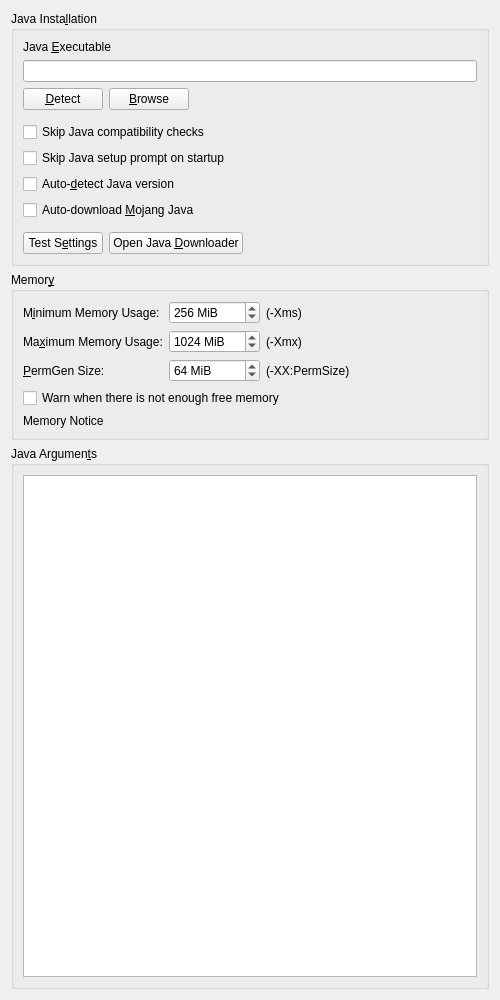
<?xml version="1.0" encoding="UTF-8"?>
<ui version="4.0">
 <class>JavaSettingsWidget</class>
 <widget class="QWidget" name="JavaSettingsWidget">
  <property name="geometry">
   <rect>
    <x>0</x>
    <y>0</y>
    <width>500</width>
    <height>1000</height>
   </rect>
  </property>
  <property name="windowTitle">
   <string>Form</string>
  </property>
  <layout class="QVBoxLayout" name="verticalLayout" stretch="0,0,1">
   <item>
    <widget class="QGroupBox" name="javaInstallationGroupBox">
     <property name="enabled">
      <bool>true</bool>
     </property>
     <property name="title">
      <string>Java Insta&amp;llation</string>
     </property>
     <property name="checkable">
      <bool>false</bool>
     </property>
     <property name="checked">
      <bool>false</bool>
     </property>
     <layout class="QGridLayout" name="gridLayout_2">
      <item row="7" column="0">
       <widget class="QCheckBox" name="autodetectJavaCheckBox">
        <property name="text">
         <string>Auto-&amp;detect Java version</string>
        </property>
       </widget>
      </item>
      <item row="2" column="0">
       <layout class="QHBoxLayout" name="horizontalLayout">
        <item>
         <widget class="QPushButton" name="javaDetectBtn">
          <property name="text">
           <string>&amp;Detect</string>
          </property>
         </widget>
        </item>
        <item>
         <widget class="QPushButton" name="javaBrowseBtn">
          <property name="text">
           <string>&amp;Browse</string>
          </property>
         </widget>
        </item>
        <item>
         <spacer name="horizontalSpacer">
          <property name="orientation">
           <enum>Qt::Orientation::Horizontal</enum>
          </property>
          <property name="sizeHint" stdset="0">
           <size>
            <width>40</width>
            <height>20</height>
           </size>
          </property>
         </spacer>
        </item>
       </layout>
      </item>
      <item row="10" column="0">
       <layout class="QHBoxLayout" name="horizontalLayout_4">
        <item>
         <widget class="QPushButton" name="javaTestBtn">
          <property name="text">
           <string>Test S&amp;ettings</string>
          </property>
         </widget>
        </item>
        <item>
         <widget class="QPushButton" name="javaDownloadBtn">
          <property name="text">
           <string>Open Java &amp;Downloader</string>
          </property>
         </widget>
        </item>
        <item>
         <spacer name="horizontalSpacer_7">
          <property name="orientation">
           <enum>Qt::Orientation::Horizontal</enum>
          </property>
          <property name="sizeHint" stdset="0">
           <size>
            <width>0</width>
            <height>0</height>
           </size>
          </property>
         </spacer>
        </item>
       </layout>
      </item>
      <item row="9" column="0">
       <spacer name="verticalSpacer_4">
        <property name="orientation">
         <enum>Qt::Orientation::Vertical</enum>
        </property>
        <property name="sizeType">
         <enum>QSizePolicy::Policy::Fixed</enum>
        </property>
        <property name="sizeHint" stdset="0">
         <size>
          <width>0</width>
          <height>6</height>
         </size>
        </property>
       </spacer>
      </item>
      <item row="8" column="0">
       <widget class="QCheckBox" name="autodownloadJavaCheckBox">
        <property name="toolTip">
         <string>Automatically downloads and selects the Java build recommended by Mojang.</string>
        </property>
        <property name="text">
         <string>Auto-download &amp;Mojang Java</string>
        </property>
       </widget>
      </item>
      <item row="4" column="0">
       <widget class="QCheckBox" name="skipCompatibilityCheckBox">
        <property name="toolTip">
         <string>If enabled, EMC will not check if an instance is compatible with the selected Java version.</string>
        </property>
        <property name="text">
         <string>Skip Java compatibility checks</string>
        </property>
       </widget>
      </item>
      <item row="1" column="0">
       <widget class="QLineEdit" name="javaPathTextBox"/>
      </item>
      <item row="0" column="0">
       <widget class="QLabel" name="label_4">
        <property name="text">
         <string>Java &amp;Executable</string>
        </property>
        <property name="buddy">
         <cstring>javaPathTextBox</cstring>
        </property>
       </widget>
      </item>
      <item row="5" column="0">
       <widget class="QCheckBox" name="skipWizardCheckBox">
        <property name="toolTip">
         <string>If enabled, EMC won't prompt you to choose a Java version if one is not found on startup.</string>
        </property>
        <property name="text">
         <string>Skip Java setup prompt on startup</string>
        </property>
       </widget>
      </item>
      <item row="3" column="0">
       <spacer name="verticalSpacer_5">
        <property name="orientation">
         <enum>Qt::Orientation::Vertical</enum>
        </property>
        <property name="sizeType">
         <enum>QSizePolicy::Policy::Fixed</enum>
        </property>
        <property name="sizeHint" stdset="0">
         <size>
          <width>0</width>
          <height>6</height>
         </size>
        </property>
       </spacer>
      </item>
     </layout>
    </widget>
   </item>
   <item>
    <widget class="QGroupBox" name="memoryGroupBox">
     <property name="enabled">
      <bool>true</bool>
     </property>
     <property name="title">
      <string>Memor&amp;y</string>
     </property>
     <property name="checkable">
      <bool>false</bool>
     </property>
     <property name="checked">
      <bool>false</bool>
     </property>
     <layout class="QVBoxLayout" name="verticalLayout_2">
      <item>
       <layout class="QFormLayout" name="formLayout">
        <property name="labelAlignment">
         <set>Qt::AlignmentFlag::AlignLeading|Qt::AlignmentFlag::AlignLeft|Qt::AlignmentFlag::AlignVCenter</set>
        </property>
        <item row="0" column="0">
         <widget class="QLabel" name="labelMinMem">
          <property name="text">
           <string>M&amp;inimum Memory Usage:</string>
          </property>
          <property name="buddy">
           <cstring>minMemSpinBox</cstring>
          </property>
         </widget>
        </item>
        <item row="0" column="1">
         <layout class="QHBoxLayout" name="horizontalLayout_3">
          <item>
           <widget class="QSpinBox" name="minMemSpinBox">
            <property name="sizePolicy">
             <sizepolicy hsizetype="Maximum" vsizetype="Fixed">
              <horstretch>0</horstretch>
              <verstretch>0</verstretch>
             </sizepolicy>
            </property>
            <property name="toolTip">
             <string>The amount of memory Minecraft is started with.</string>
            </property>
            <property name="suffix">
             <string notr="true"> MiB</string>
            </property>
            <property name="minimum">
             <number>8</number>
            </property>
            <property name="maximum">
             <number>1048576</number>
            </property>
            <property name="singleStep">
             <number>128</number>
            </property>
            <property name="value">
             <number>256</number>
            </property>
           </widget>
          </item>
          <item>
           <widget class="QLabel" name="label">
            <property name="text">
             <string>(-Xms)</string>
            </property>
           </widget>
          </item>
         </layout>
        </item>
        <item row="1" column="0">
         <widget class="QLabel" name="labelMaxMem">
          <property name="text">
           <string>Ma&amp;ximum Memory Usage:</string>
          </property>
          <property name="buddy">
           <cstring>maxMemSpinBox</cstring>
          </property>
         </widget>
        </item>
        <item row="1" column="1">
         <layout class="QHBoxLayout" name="horizontalLayout_5">
          <item>
           <widget class="QSpinBox" name="maxMemSpinBox">
            <property name="sizePolicy">
             <sizepolicy hsizetype="Maximum" vsizetype="Fixed">
              <horstretch>0</horstretch>
              <verstretch>0</verstretch>
             </sizepolicy>
            </property>
            <property name="toolTip">
             <string>The maximum amount of memory Minecraft is allowed to use.</string>
            </property>
            <property name="suffix">
             <string notr="true"> MiB</string>
            </property>
            <property name="minimum">
             <number>8</number>
            </property>
            <property name="maximum">
             <number>1048576</number>
            </property>
            <property name="singleStep">
             <number>128</number>
            </property>
            <property name="value">
             <number>1024</number>
            </property>
           </widget>
          </item>
          <item>
           <widget class="QLabel" name="label_2">
            <property name="text">
             <string>(-Xmx)</string>
            </property>
           </widget>
          </item>
         </layout>
        </item>
        <item row="2" column="0">
         <widget class="QLabel" name="label_11">
          <property name="text">
           <string>&amp;PermGen Size:</string>
          </property>
          <property name="buddy">
           <cstring>permGenSpinBox</cstring>
          </property>
         </widget>
        </item>
        <item row="2" column="1">
         <layout class="QHBoxLayout" name="horizontalLayout_6">
          <item>
           <widget class="QSpinBox" name="permGenSpinBox">
            <property name="sizePolicy">
             <sizepolicy hsizetype="Maximum" vsizetype="Fixed">
              <horstretch>0</horstretch>
              <verstretch>0</verstretch>
             </sizepolicy>
            </property>
            <property name="toolTip">
             <string>The amount of memory available to store loaded Java classes.</string>
            </property>
            <property name="suffix">
             <string notr="true"> MiB</string>
            </property>
            <property name="minimum">
             <number>4</number>
            </property>
            <property name="maximum">
             <number>1048576</number>
            </property>
            <property name="singleStep">
             <number>8</number>
            </property>
            <property name="value">
             <number>64</number>
            </property>
           </widget>
          </item>
          <item>
           <widget class="QLabel" name="label_3">
            <property name="text">
             <string>(-XX:PermSize)</string>
            </property>
           </widget>
          </item>
         </layout>
        </item>
       </layout>
      </item>
      <item>
       <widget class="QCheckBox" name="lowMemWarningCheckBox">
        <property name="text">
         <string>Warn when there is not enough free memory</string>
        </property>
       </widget>
      </item>
      <item>
       <widget class="QLabel" name="labelMaxMemNotice">
        <property name="text">
         <string>Memory Notice</string>
        </property>
       </widget>
      </item>
     </layout>
    </widget>
   </item>
   <item>
    <widget class="QGroupBox" name="javaArgumentsGroupBox">
     <property name="enabled">
      <bool>true</bool>
     </property>
     <property name="title">
      <string>Java Argumen&amp;ts</string>
     </property>
     <property name="checkable">
      <bool>false</bool>
     </property>
     <property name="checked">
      <bool>false</bool>
     </property>
     <layout class="QGridLayout" name="gridLayout_6">
      <item row="1" column="1">
       <widget class="QPlainTextEdit" name="jvmArgsTextBox"/>
      </item>
     </layout>
    </widget>
   </item>
  </layout>
 </widget>
 <tabstops>
  <tabstop>javaPathTextBox</tabstop>
  <tabstop>javaDetectBtn</tabstop>
  <tabstop>javaBrowseBtn</tabstop>
  <tabstop>skipCompatibilityCheckBox</tabstop>
  <tabstop>skipWizardCheckBox</tabstop>
  <tabstop>autodetectJavaCheckBox</tabstop>
  <tabstop>autodownloadJavaCheckBox</tabstop>
  <tabstop>javaTestBtn</tabstop>
  <tabstop>javaDownloadBtn</tabstop>
  <tabstop>minMemSpinBox</tabstop>
  <tabstop>maxMemSpinBox</tabstop>
  <tabstop>permGenSpinBox</tabstop>
  <tabstop>lowMemWarningCheckBox</tabstop>
  <tabstop>jvmArgsTextBox</tabstop>
 </tabstops>
 <resources/>
 <connections/>
</ui>
